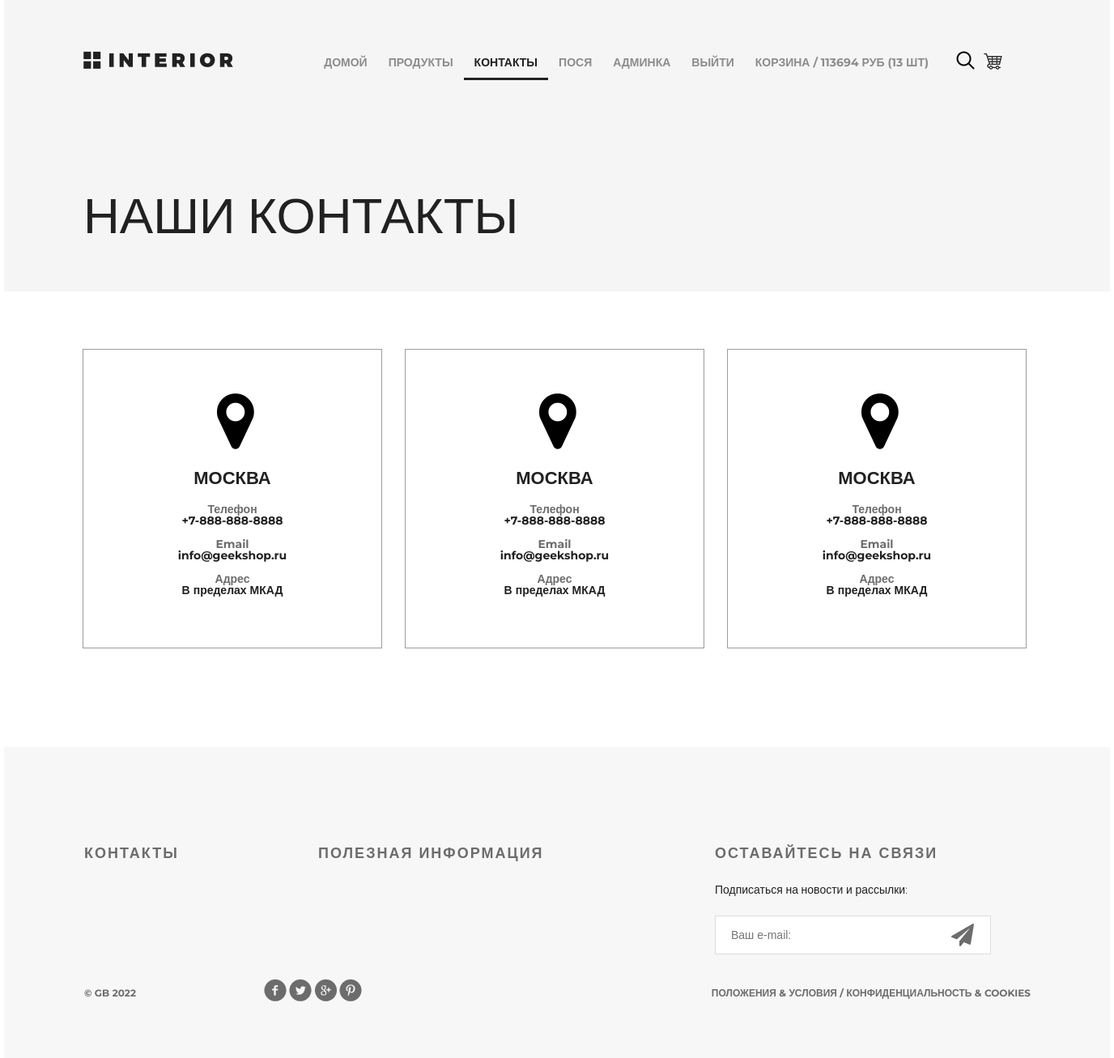
/contact/ (signed in), run on the app's committed database.
### authapp/models.py (models this page shows, shortened)
class ShopUser(AbstractUser):
    avatar = models.ImageField(upload_to='users_avatars', blank=True)
    country = models.CharField(verbose_name='страна', max_length=128)
    phone_number = models.CharField(verbose_name='номер телефона', max_length=14)
    activation_key = models.CharField(max_length=128, blank=True)
    activation_key_expires = models.DateTimeField(default=(now() + timedelta(hours=48)))

### cartapp/models.py (models this page shows)
class Cart(models.Model):
    user = models.ForeignKey(settings.AUTH_USER_MODEL, on_delete=models.CASCADE, related_name='cart',
                             verbose_name='Пользователь')
    product = models.ForeignKey(Product, on_delete=models.CASCADE, verbose_name='Товар')
    quantity = models.PositiveIntegerField(default=0, verbose_name='Количество товара')
    add_datetime = models.DateTimeField(auto_now_add=True, verbose_name='Время появления товара на сайте')
    price = models.PositiveIntegerField(default=0, verbose_name='цена')
    @property
    def product_cost(self):
        return self.product.price * self.quantity
    @property
    def total_quantity(self):
        _items = Cart.objects.filter(user=self.user)
        _totalquantity = sum(list(map(lambda x: x.quantity, _items)))
        return _totalquantity
    @property
    def total_cost(self):
        _items = Cart.objects.filter(user=self.user)
        _totalcost = sum(list(map(lambda x: x.product_cost, _items)))
        return _totalcost

### mainapp/models.py (models this page shows, shortened)
class Product(models.Model):
    name = models.CharField(verbose_name='имя', max_length=128, unique=True)
    description = models.TextField(verbose_name='описание', blank=True)
    category = models.ForeignKey(ProductCategory, on_delete=models.SET_NULL, null=True, blank=True)
    short_description = models.CharField(verbose_name='короткое описание', max_length=64)
    price = models.DecimalField(verbose_name='цена', max_digits=8, decimal_places=2, default=0)
    price_with_discount = models.DecimalField(verbose_name='цена со скидкой', max_digits=8, decimal_places=2, default=0)
    quantity = models.PositiveIntegerField(verbose_name='количество на складе', default=0)
    image = models.ImageField(upload_to='products_images', blank=True)
    is_active = models.BooleanField(verbose_name='активна', default=True)

### mainapp/views.py (the view)
# urls.py: path('contact/', mainapp_views.contact, name='contact'),
def contact(request):
    products = [
        {'city': 'Москва', 'phone_number': '+7-888-888-8888', 'email': 'info@geekshop.ru',
         'address': 'В пределах МКАД'},
        {'city': 'Москва', 'phone_number': '+7-888-888-8888', 'email': 'info@geekshop.ru',
         'address': 'В пределах МКАД'},
        {'city': 'Москва', 'phone_number': '+7-888-888-8888', 'email': 'info@geekshop.ru',
         'address': 'В пределах МКАД'},
    ]
    return render(request, 'mainapp/contact.html', context={
        'menu_links': MENU_LINKS,
        'title': 'контакты',
        'class_name': 'hero',
        'products': products,
    })

### mainapp/context_processors.py (called while the page is built)
def cart(request):
    print(f'context processor cart works')
    cart = []
    if request.user.is_authenticated:
        cart = Cart.objects.filter(user=request.user)
    return {
        'cart': cart,
        }

### mainapp/templates/mainapp/contact.html
{% extends 'mainapp/base.html'%}
{% block 'extra_class' %}
<a href="#" class="basket"></a>
{% endblock %}
{% block 'content_prod' %}
<h1>наши контакты</h1>
{% endblock %}
{%block 'content' %}
<div class="location">
    {%for product in products%}
    <div class="location-1">
        <i class="fa fa-map-marker fa-5x"></i>
        <h4>{{product.city}}</h4>
        <div class="contacts">
            <h5>Телефон</h5>
            <p>{{product.phone_number}}</p>
        </div>
        <div class="contacts">
            <h5>Email</h5>
            <p>{{product.email}}</p>
        </div>
        <div class="contacts">
            <h5>Адрес</h5>
            <p>{{product.address}}</p>
        </div>
    </div>
    {% endfor %}
</div>
<div class="clr"></div>
{% endblock %}

### mainapp/templates/mainapp/include/inc_menu.html
<ul class="menu">
    {% for link in menu_links %}
    <li><a href="{% url link.href %}"
           {% with url=request.resolver_match.view_name %}
           {% if url in link.active_if %}
           class="active"
           {% endif %}>
        {% endwith %}
        {{link.name}}
    </a>
    </li>
    {% endfor %}
    {% if user.is_authenticated %}
    <li>
        <a href="{% url 'auth:edit' %}">
            {{ user.first_name|default:'Пользователь' }}
        </a>
    </li>
    {% endif %}
    {% if user.is_superuser %}
    <li>
        <a href="{% url 'admin:users' %}">админка</a>
    </li>
    {% endif %}
    <li>
        {% if user.is_authenticated %}
        <a href="{% url 'auth:logout' %}">выйти</a>
        {% else %}
        <a href="{% url 'auth:login' %}">войти</a>
        <a href="{% url 'auth:register' %}">регистрация</a>
        {% endif %}
    </li>
    <li>
        <a href="{% url 'cart:view' %}">
            <span>
                Корзина /{% if cart %}
                            {{ cart.0.total_cost|floatformat:0 }} руб
                            ({{ cart.0.total_quantity }} шт)
                        {% endif %}
            </span>
        </a>
    </li>
</ul>

### static/style.css (style rules this page uses)
* { margin: 0; padding: 0; }
body { font-family: 'Montserrat', sans-serif; }
html, body { height: 100%; }
.clr { height: 384px; }
.menu { list-style-type: none; margin-top: 67px; float: right; }
.menu li { float: left; }
.menu a { color: #8c8c8c; font-size: 14px; font-weight: 700; text-align: right; text-transform: uppercase; text-decoration: none; padding: 10px 13px; }
.menu .active { color: #212121; font-weight: 700; border-bottom: 3px solid #212121; }
.basket { display: block; width: 23px; height: 23px; background-image: url(img/basket.png); position: absolute; top: 63px; left: 1210px; }
.hero h1 { color: #212121; font-size: 62px; font-weight: 100; text-align: left; margin-top: 142px; text-transform: uppercase; }
.location { padding: 0px 97px; }
.location-1 { height: 368px; width: 368px; border: 1px solid #9c9c9c; margin: 71px 28px 122px 0px; float: left; }
.location-1:last-child { margin: 71px 0px 122px 0px; }
.location i { display: block; margin: 48px auto 0px; width: 38px; }
.location h4 { margin: 23px auto 23px; text-transform: uppercase; text-align: center; color: #212121; font-size: 22px; font-weight: 700; line-height: 16px; }
.contacts { text-align: center; margin-bottom: 15px; line-height: 14px; color: #212121; font-size: 14px; font-weight: 700; }
.contacts h5 { color: #6c6c6c; font-size: 14px; font-weight: 700; }

### data on the page
ShopUser: first_name "ПОСЯ"
Cart: user+product+quantity "113694", user+quantity "13"

### other printed values
{{ link.name }} "ДОМОЙ" "ПРОДУКТЫ" "КОНТАКТЫ"
{{ product.city }} "МОСКВА" "МОСКВА" "МОСКВА"
{{ product.phone_number }} "+7-888-888-8888" "+7-888-888-8888" "+7-888-888-8888"
{{ product.email }} "info@geekshop.ru" "info@geekshop.ru" "info@geekshop.ru"
{{ product.address }} "В пределах МКАД" "В пределах МКАД" "В пределах МКАД"
